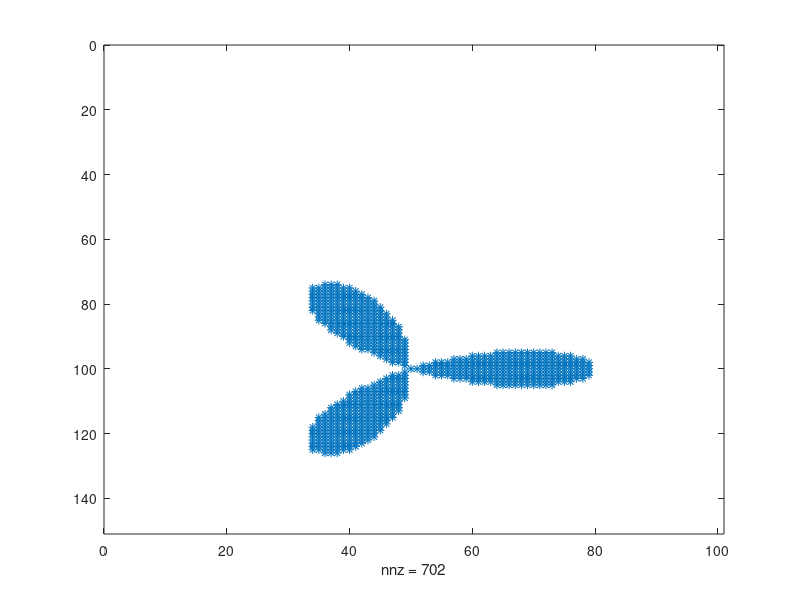

MATLAB code for this plot:
Nx = 100;
Ny = Nx * 3 / 2;

L = 1;

h = L/Nx;

H = L * 3/2;

D = 3/5 * L;

a = D/2;

xc = L/2;
yc = L;

xhi = zeros(Nx, Ny);

for i = 1:Nx
  for j = 1:Ny
    x = h*i;
    y = h*j;
    theta = atan2( y - yc , x - xc );
    d = sqrt( (x-xc)*(x-xc) + (y-yc)*(y-yc) );
    if ( d <= (a * cos(3 * theta))  )
      xhi(i,j) = 1;
    end
    %xhi(i,j) = ???
  end
end

% theta = linspace(0,2*pi,100);
% r = a * cos(3*theta);
%plot( L/2 + cos(theta).*r, L/2 + sin(theta).*r );
%hold on;
%plot( L/2 + cos(theta).*r/2, L/2 + sin(theta).*r/2 );

spy(xhi')